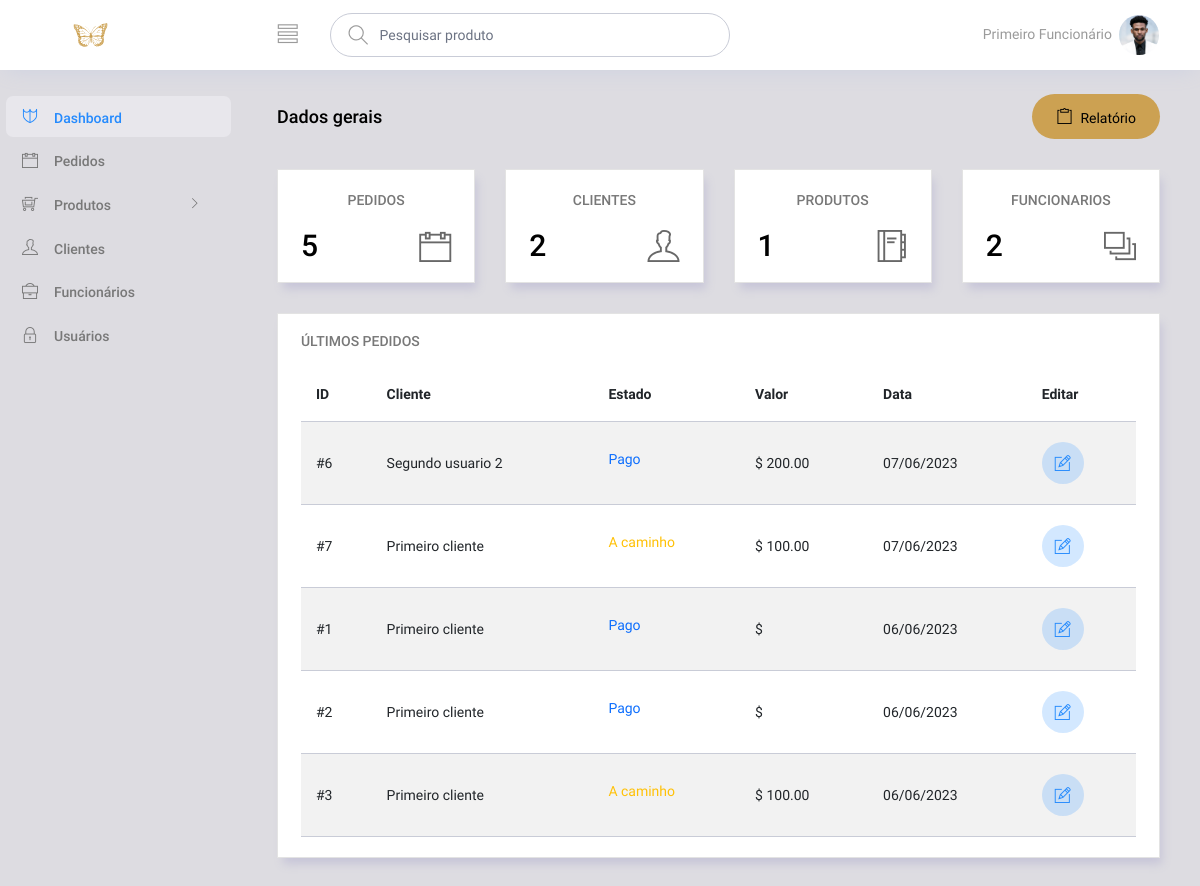
Screenshot of /admin/index.php (signed in) with the database file from the repository.
### tables this page shows
CREATE TABLE `funcionarios` (
  `id_funcionario` int(11) NOT NULL,
  `nome_funcionario` varchar(100) NOT NULL,
  `foto_funcionario` varchar(200) DEFAULT NULL,
  `telefone_funcionario` varchar(20) NOT NULL,
  `email_funcionario` varchar(100) NOT NULL,
  `salario_funcionario` decimal(10,2) DEFAULT NULL,
  `endereco_funcionario` varchar(200) NOT NULL,
  `cargo_id` int(11) NOT NULL
);

CREATE TABLE `pedidos` (
  `id_pedido` int(11) NOT NULL,
  `cliente_id` int(11) NOT NULL,
  `funcionario_id` int(11) DEFAULT NULL,
  `data_pedido` date NOT NULL DEFAULT current_timestamp(),
  `endereco_entrega` varchar(200) DEFAULT NULL,
  `estado_pedido` enum('PAGO','A_CAMINHO','ENTREGUE','CANCELADO') NOT NULL DEFAULT 'PAGO',
  `valor_total` decimal(10,2) DEFAULT NULL
);

CREATE TABLE `clientes` (
  `id_cliente` int(11) NOT NULL,
  `nome_cliente` varchar(100) DEFAULT NULL,
  `telefone_cliente` varchar(20) NOT NULL,
  `email_cliente` varchar(100) DEFAULT NULL,
  `endereco_cliente` varchar(200) NOT NULL,
  `senha_cliente` varchar(100) DEFAULT NULL
);

### admin/index.php (the view, shortened to what this page needs)
<?php
require("./actions/connection.php");
require("./utils/show_status.php");
$query1 = $connection->prepare("SELECT COUNT(*) FROM pedidos");
$query2 = $connection->prepare("SELECT COUNT(*) FROM clientes");
$query3 = $connection->prepare("SELECT COUNT(*) FROM produtos");
$query4 = $connection->prepare("SELECT COUNT(*) FROM funcionarios");
$query5 = $connection->prepare("SELECT pedidos.*, clientes.nome_cliente FROM pedidos JOIN clientes ON pedidos.cliente_id = clientes.id_cliente ORDER BY pedidos.data_pedido DESC LIMIT 5");
$query1->execute();
$query2->execute();
$query3->execute();
$query4->execute();
$query5->execute();
$n_pedidos = $query1->fetchAll(PDO::FETCH_ASSOC)[0]["COUNT(*)"];
$n_clientes = $query2->fetchAll(PDO::FETCH_ASSOC)[0]["COUNT(*)"];
$n_produtos = $query3->fetchAll(PDO::FETCH_ASSOC)[0]["COUNT(*)"];
$n_funcionarios = $query4->fetchAll(PDO::FETCH_ASSOC)[0]["COUNT(*)"];
$pedidos = $query5->fetchAll(PDO::FETCH_ASSOC);
?>
<!DOCTYPE html>
<html lang="en">
<head>
  <link rel="stylesheet" href="vendors/ti-icons/css/themify-icons.css" />
  <link rel="stylesheet" href="vendors/base/vendor.bundle.base.css" />
  <link rel="stylesheet" href="css/style.css" />
</head>
<body>
  <div class="container-scroller">
    <?php
    require_once("./partials/_navbar.php");
    ?>
    <div class="container-fluid page-body-wrapper">
      <?php
      require_once("./partials/_sidebar.php");
      ?>
      <div class="main-panel">
        <div class="content-wrapper">
          <div class="row">
            <div class="col-md-12 grid-margin">
              <div class="d-flex justify-content-between align-items-center">
                <div>
                  <h4 class="font-weight-bold mb-0">Dados gerais</h4>
                </div>
                <div>
                  <button type="button" onclick="imprimirRecibo()" style="background-color: #cca152; border: none;" class="btn btn-primary btn-icon-text btn-rounded">
                    <i class="ti-clipboard btn-icon-prepend"></i>Relatório
                  </button>
                </div>
              </div>
            </div>
          </div>
          <div class="row">
            <div class="col-md-3 grid-margin stretch-card">
              <div class="card">
                <div class="card-body">
                  <p class="card-title text-md-center text-xl-left">
                    Pedidos
                  </p>
                  <div class="d-flex flex-wrap justify-content-between justify-content-md-center justify-content-xl-between align-items-center">
                    <h3 class="mb-0 mb-md-2 mb-xl-0 order-md-1 order-xl-0">
                      <?php echo ($n_pedidos); ?>
                    </h3>
                    <i class="ti-calendar icon-md text-muted mb-0 mb-md-3 mb-xl-0"></i>
                  </div>
                </div>
              </div>
            </div>
            <div class="col-md-3 grid-margin stretch-card">
              <div class="card">
                <div class="card-body">
                  <p class="card-title text-md-center text-xl-left">
                    Clientes
                  </p>
                  <div class="d-flex flex-wrap justify-content-between justify-content-md-center justify-content-xl-between align-items-center">
                    <h3 class="mb-0 mb-md-2 mb-xl-0 order-md-1 order-xl-0">
                      <?php echo ($n_clientes); ?>
                    </h3>
                    <i class="ti-user icon-md text-muted mb-0 mb-md-3 mb-xl-0"></i>
                  </div>
                </div>
              </div>
            </div>
            <div class="col-md-3 grid-margin stretch-card">
              <div class="card">
                <div class="card-body">
                  <p class="card-title text-md-center text-xl-left">
                    Produtos
                  </p>
                  <div class="d-flex flex-wrap justify-content-between justify-content-md-center justify-content-xl-between align-items-center">
                    <h3 class="mb-0 mb-md-2 mb-xl-0 order-md-1 order-xl-0">
                      <?php echo ($n_produtos); ?>
                    </h3>
                    <i class="ti-agenda icon-md text-muted mb-0 mb-md-3 mb-xl-0"></i>
                  </div>
                </div>
              </div>
            </div>
            <div class="col-md-3 grid-margin stretch-card">
              <div class="card">
                <div class="card-body">
                  <p class="card-title text-md-center text-xl-left">
                    Funcionarios
                  </p>
                  <div class="d-flex flex-wrap justify-content-between justify-content-md-center justify-content-xl-between align-items-center">
                    <h3 class="mb-0 mb-md-2 mb-xl-0 order-md-1 order-xl-0">
                      <?php echo ($n_funcionarios); ?>
                    </h3>
                    <i class="ti-layers-alt icon-md text-muted mb-0 mb-md-3 mb-xl-0"></i>
                  </div>
                </div>
              </div>
            </div>
          </div>
          <div class="col-lg-12 grid-margin stretch-card">
            <div class="card">
              <div class="card-body">
                <h4 class="card-title">Últimos pedidos</h4>
                <div class="table-responsive">
                  <table class="table table-striped" id="imprimir">
                    <thead>
                      <tr>
                        <th>
                          ID
                        </th>
                        <th>
                          Cliente
                        </th>
                        <th>
                          Estado
                        </th>
                        <th>
                          Valor
                        </th>
                        <th>
                          Data
                        </th>
                        <th>
                          Editar
                        </th>
                      </tr>
                    </thead>
                    <tbody>
                      <?php
                      for ($i = 0; $i < sizeof($pedidos); $i++) :
                        $actualPedido = $pedidos[$i];
                        $dataFormatada = date("d/m/Y", strtotime($actualPedido["data_pedido"]));
                      ?>
                        <tr>
                          <td class="py-1">
                            #<?php echo $actualPedido["id_pedido"] ?>
                          </td>
                          <td class="py-1">
                            <?php echo $actualPedido["nome_cliente"] ?>
                          </td>
                          <td>
                            <?php show_status($actualPedido["estado_pedido"]); ?>
                          </td>
                          <td>
                            $ <?php echo $actualPedido["valor_total"] ?>
                          </td>
                          <td>
                            <?php echo $dataFormatada ?>
                          </td>
                          <td>
                            <a href="./editar_pedido.php?id_pedido=<?php echo $actualPedido["id_pedido"] ?>">
                              <button type="button" class="btn btn-inverse-primary btn-rounded btn-icon">
                                <i class="ti-pencil-alt"></i>
                              </button>
                            </a>
                          </td>
                        </tr>
                      <?php endfor ?>
                    </tbody>
                  </table>
                </div>
              </div>
            </div>
          </div>
        </div>
      </div>
    </div>
  </div>
</body>
</html>

### admin/partials/_navbar.php (shortened to what this page needs)
<?php
require("./actions/connection.php");
if (isset($_SESSION["usuario"]) && is_array($_SESSION["usuario"])) {
  $funcionario_id = $_SESSION["usuario"][3];
  $query = $connection->prepare("SELECT * FROM funcionarios WHERE id_funcionario = ?");
  $query->execute(array($funcionario_id));
  $funcionario = $query->fetchAll(PDO::FETCH_ASSOC)[0];
} else {
  echo "<script>window.location = './login.php'</script>";
}
?>
<nav class="navbar col-lg-12 col-12 p-0 fixed-top d-flex flex-row">
      <div class="text-center navbar-brand-wrapper d-flex align-items-center justify-content-center">
        <a class="navbar-brand brand-logo me-5" href="index.php"><img src="images/logo.svg" class="me-2" alt="logo"/></a>
      </div>
      <div class="navbar-menu-wrapper d-flex align-items-center justify-content-end">
        <button class="navbar-toggler navbar-toggler align-self-center" type="button" data-toggle="minimize">
          <span class="ti-view-list"></span>
        </button>
        <ul class="navbar-nav mr-lg-2">
          <li class="nav-item nav-search d-none d-lg-block">
            <form method="get" action="./produtos.php" class="input-group">
              <div class="input-group-prepend hover-cursor" id="navbar-search-icon">
                <span class="input-group-text" id="search">
                  <i class="ti-search"></i>
                </span>
              </div>
              <input type="search" name="pesquisa" required minlength="3" class="form-control" id="navbar-search-input" placeholder="Pesquisar produto" aria-label="search" aria-describedby="search">
            </form>
          </li>
        </ul>
        <ul class="navbar-nav navbar-nav-right">
          <li class="nav-item dropdown me-1">
            <?php echo $funcionario["nome_funcionario"] ?>
          </li>
          <li class="nav-item nav-profile dropdown">
            <a class="nav-link dropdown-toggle" href="#" data-bs-toggle="dropdown" id="profileDropdown">
              <img src="./fotos_funcionarios/<?php echo $funcionario["foto_funcionario"] ?>" alt="profile"/>
            </a>
          </li>
        </ul>
      </div>
    </nav>

### admin/partials/_sidebar.php (shortened to what this page needs)
<?php
  $tipo_acesso = $_SESSION["usuario"][2];
?>
<nav class="sidebar sidebar-offcanvas" id="sidebar">
        <ul class="nav">
          <li class="nav-item">
            <a class="nav-link" href="./index.php">
              <i class="ti-shield menu-icon"></i>
              <span class="menu-title">Dashboard</span>
            </a>
          </li>
          <li class="nav-item">
            <a class="nav-link" href="./pedidos.php">
              <i class="ti-calendar menu-icon"></i>
              <span class="menu-title">Pedidos</span>
            </a>
          </li>
          <li class="nav-item">
            <a class="nav-link" data-bs-toggle="collapse" href="#ui-basic" aria-expanded="false" aria-controls="ui-basic">
            <i class="ti-shopping-cart-full menu-icon"></i>
              <span class="menu-title">Produtos</span>
              <i class="menu-arrow"></i>
            </a>
          </li>
          <li class="nav-item">
            <a class="nav-link" href="./clientes.php">
              <i class="ti-user menu-icon"></i>
              <span class="menu-title">Clientes</span>
            </a>
          </li>
          <?php
                  if($tipo_acesso === "ADMIN"):
                ?>
          <li class="nav-item">
            <a class="nav-link" href="./funcionarios.php">
              <i class="ti-briefcase menu-icon"></i>
              <span class="menu-title">Funcionários</span>
            </a>
          </li>
          <li class="nav-item">
            <a class="nav-link" href="./usuarios.php">
              <i class="ti-lock menu-icon"></i>
              <span class="menu-title">Usuários</span>
            </a>
          </li>
          <?php
            endif;
          ?>
        </ul>
      </nav>

### admin/utils/show_status.php (shortened to what this page needs)
<?php
  function show_status($status_pedido){
    switch ($status_pedido) {
      case 'A_CAMINHO':
        echo "<p class='text-warning'>A caminho</p>";
        break;
      default:
        echo "<p class='text-primary'>Pago</p>";
        break;
    }
  }
?>

### rows the page displays
funcionarios: nome_funcionario "Primeiro Funcionário", foto_funcionario (picture)
pedidos: id_pedido "6", cliente.nome_cliente "Segundo usuario 2", estado_pedido "Pago", valor_total "200.00", data_pedido "07/06/2023"
pedidos: id_pedido "7", cliente.nome_cliente "Primeiro cliente", estado_pedido "A caminho", valor_total "100.00", data_pedido "07/06/2023"
pedidos: id_pedido "1", cliente.nome_cliente "Primeiro cliente", estado_pedido "Pago", data_pedido "06/06/2023"
pedidos: id_pedido "2", cliente.nome_cliente "Primeiro cliente", estado_pedido "Pago", data_pedido "06/06/2023"
pedidos: id_pedido "3", cliente.nome_cliente "Primeiro cliente", estado_pedido "A caminho", valor_total "100.00", data_pedido "06/06/2023"

### other values shown
$n_pedidos "5"
$n_clientes "2"
$n_produtos "1"
$n_funcionarios "2"
